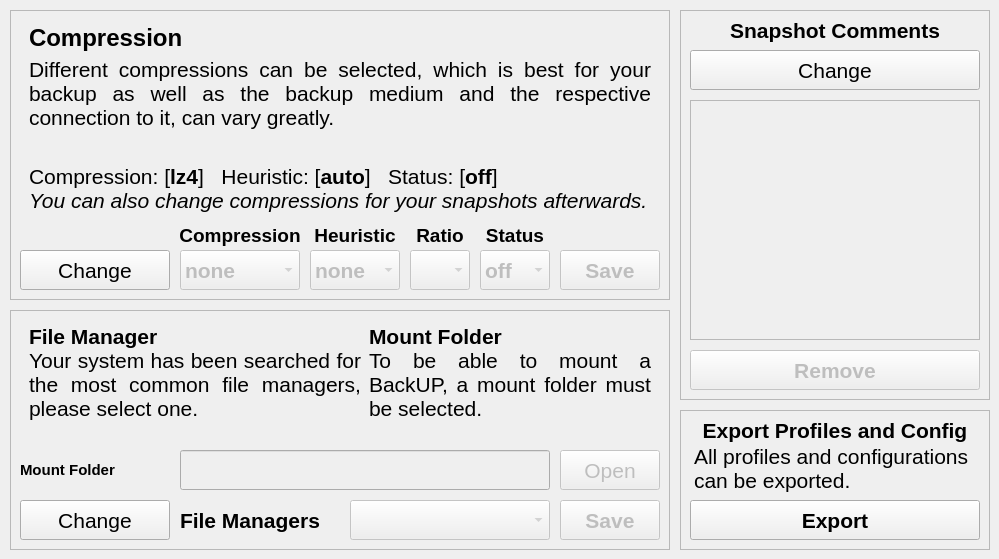
    <widget class="QWidget" name="Config">
     <attribute name="title">
      <string>&amp;Config</string>
     </attribute>
     <widget class="QLineEdit" name="test_Pack">
      <property name="enabled">
       <bool>false</bool>
      </property>
      <property name="geometry">
       <rect>
        <x>310</x>
        <y>-250</y>
        <width>270</width>
        <height>40</height>
       </rect>
      </property>
      <property name="font">
       <font>
        <pointsize>8</pointsize>
        <weight>75</weight>
        <bold>true</bold>
       </font>
      </property>
      <property name="styleSheet">
       <string notr="true"/>
      </property>
      <property name="readOnly">
       <bool>true</bool>
      </property>
     </widget>
     <widget class="QListWidget" name="Snapshot_Comments">
      <property name="enabled">
       <bool>false</bool>
      </property>
      <property name="geometry">
       <rect>
        <x>690</x>
        <y>100</y>
        <width>290</width>
        <height>240</height>
       </rect>
      </property>
      <property name="font">
       <font>
        <family>Monospace</family>
        <pointsize>16</pointsize>
        <weight>50</weight>
        <bold>false</bold>
       </font>
      </property>
      <property name="styleSheet">
       <string notr="true"/>
      </property>
      <property name="horizontalScrollBarPolicy">
       <enum>Qt::ScrollBarAlwaysOff</enum>
      </property>
     </widget>
     <widget class="QLabel" name="label_28">
      <property name="geometry">
       <rect>
        <x>690</x>
        <y>10</y>
        <width>290</width>
        <height>40</height>
       </rect>
      </property>
      <property name="font">
       <font>
        <pointsize>16</pointsize>
        <weight>75</weight>
        <bold>true</bold>
       </font>
      </property>
      <property name="styleSheet">
       <string notr="true"/>
      </property>
      <property name="text">
       <string>Snapshot Comments</string>
      </property>
      <property name="alignment">
       <set>Qt::AlignCenter</set>
      </property>
     </widget>
     <widget class="QPushButton" name="Remove_Comment">
      <property name="enabled">
       <bool>false</bool>
      </property>
      <property name="geometry">
       <rect>
        <x>690</x>
        <y>350</y>
        <width>290</width>
        <height>40</height>
       </rect>
      </property>
      <property name="font">
       <font>
        <pointsize>16</pointsize>
        <weight>75</weight>
        <bold>true</bold>
       </font>
      </property>
      <property name="styleSheet">
       <string notr="true"/>
      </property>
      <property name="text">
       <string>Remove</string>
      </property>
     </widget>
     <widget class="QPushButton" name="Change_3">
      <property name="enabled">
       <bool>true</bool>
      </property>
      <property name="geometry">
       <rect>
        <x>690</x>
        <y>50</y>
        <width>290</width>
        <height>40</height>
       </rect>
      </property>
      <property name="font">
       <font>
        <pointsize>16</pointsize>
        <weight>50</weight>
        <bold>false</bold>
       </font>
      </property>
      <property name="toolTip">
       <string/>
      </property>
      <property name="styleSheet">
       <string notr="true"/>
      </property>
      <property name="text">
       <string>Change</string>
      </property>
     </widget>
     <widget class="QFrame" name="frame_IN_set">
      <property name="geometry">
       <rect>
        <x>680</x>
        <y>10</y>
        <width>310</width>
        <height>390</height>
       </rect>
      </property>
      <property name="styleSheet">
       <string notr="true"/>
      </property>
      <property name="frameShape">
       <enum>QFrame::StyledPanel</enum>
      </property>
      <property name="frameShadow">
       <enum>QFrame::Raised</enum>
      </property>
     </widget>
     <widget class="QFrame" name="frame_IN_set_2">
      <property name="geometry">
       <rect>
        <x>680</x>
        <y>410</y>
        <width>310</width>
        <height>140</height>
       </rect>
      </property>
      <property name="styleSheet">
       <string notr="true"/>
      </property>
      <property name="frameShape">
       <enum>QFrame::StyledPanel</enum>
      </property>
      <property name="frameShadow">
       <enum>QFrame::Raised</enum>
      </property>
      <widget class="QPushButton" name="Export_Config">
       <property name="enabled">
        <bool>true</bool>
       </property>
       <property name="geometry">
        <rect>
         <x>10</x>
         <y>90</y>
         <width>290</width>
         <height>40</height>
        </rect>
       </property>
       <property name="font">
        <font>
         <pointsize>16</pointsize>
         <weight>75</weight>
         <bold>true</bold>
        </font>
       </property>
       <property name="styleSheet">
        <string notr="true"/>
       </property>
       <property name="text">
        <string>Export</string>
       </property>
      </widget>
      <widget class="QLabel" name="label_29">
       <property name="geometry">
        <rect>
         <x>10</x>
         <y>0</y>
         <width>290</width>
         <height>40</height>
        </rect>
       </property>
       <property name="font">
        <font>
         <pointsize>16</pointsize>
         <weight>75</weight>
         <bold>true</bold>
        </font>
       </property>
       <property name="styleSheet">
        <string notr="true"/>
       </property>
       <property name="text">
        <string>Export Profiles and Config</string>
       </property>
       <property name="alignment">
        <set>Qt::AlignCenter</set>
       </property>
      </widget>
      <widget class="QTextBrowser" name="textBrowser_16">
       <property name="geometry">
        <rect>
         <x>10</x>
         <y>30</y>
         <width>290</width>
         <height>60</height>
        </rect>
       </property>
       <property name="font">
        <font>
         <pointsize>12</pointsize>
         <weight>75</weight>
         <bold>true</bold>
        </font>
       </property>
       <property name="styleSheet">
        <string notr="true">background:rgba(0,0,0,0);</string>
       </property>
       <property name="frameShape">
        <enum>QFrame::NoFrame</enum>
       </property>
       <property name="frameShadow">
        <enum>QFrame::Raised</enum>
       </property>
       <property name="lineWidth">
        <number>0</number>
       </property>
       <property name="midLineWidth">
        <number>0</number>
       </property>
       <property name="verticalScrollBarPolicy">
        <enum>Qt::ScrollBarAlwaysOff</enum>
       </property>
       <property name="horizontalScrollBarPolicy">
        <enum>Qt::ScrollBarAlwaysOff</enum>
       </property>
       <property name="html">
        <string>&lt;!DOCTYPE HTML PUBLIC &quot;-//W3C//DTD HTML 4.0//EN&quot; &quot;http://www.w3.org/TR/REC-html40/strict.dtd&quot;&gt;
&lt;html&gt;&lt;head&gt;&lt;meta name=&quot;qrichtext&quot; content=&quot;1&quot; /&gt;&lt;style type=&quot;text/css&quot;&gt;
p, li { white-space: pre-wrap; }
&lt;/style&gt;&lt;/head&gt;&lt;body style=&quot; font-family:'Cantarell'; font-size:12pt; font-weight:600; font-style:normal;&quot;&gt;
&lt;p style=&quot; margin-top:0px; margin-bottom:0px; margin-left:0px; margin-right:0px; -qt-block-indent:0; text-indent:0px;&quot;&gt;&lt;span style=&quot; font-size:16pt; font-weight:400;&quot;&gt;All profiles and configurations can be exported.&lt;/span&gt;&lt;/p&gt;&lt;/body&gt;&lt;/html&gt;</string>
       </property>
      </widget>
      <zorder>Export_Config</zorder>
      <zorder>textBrowser_16</zorder>
      <zorder>label_29</zorder>
     </widget>
     <widget class="QFrame" name="frame_IN_set_4">
      <property name="geometry">
       <rect>
        <x>10</x>
        <y>310</y>
        <width>660</width>
        <height>240</height>
       </rect>
      </property>
      <property name="styleSheet">
       <string notr="true"/>
      </property>
      <property name="frameShape">
       <enum>QFrame::StyledPanel</enum>
      </property>
      <property name="frameShadow">
       <enum>QFrame::Raised</enum>
      </property>
      <widget class="QTextBrowser" name="textBrowser_11">
       <property name="geometry">
        <rect>
         <x>350</x>
         <y>10</y>
         <width>300</width>
         <height>120</height>
        </rect>
       </property>
       <property name="styleSheet">
        <string notr="true">background:rgba(0,0,0,0);</string>
       </property>
       <property name="frameShape">
        <enum>QFrame::NoFrame</enum>
       </property>
       <property name="frameShadow">
        <enum>QFrame::Raised</enum>
       </property>
       <property name="lineWidth">
        <number>0</number>
       </property>
       <property name="midLineWidth">
        <number>0</number>
       </property>
       <property name="verticalScrollBarPolicy">
        <enum>Qt::ScrollBarAlwaysOff</enum>
       </property>
       <property name="horizontalScrollBarPolicy">
        <enum>Qt::ScrollBarAlwaysOff</enum>
       </property>
       <property name="html">
        <string>&lt;!DOCTYPE HTML PUBLIC &quot;-//W3C//DTD HTML 4.0//EN&quot; &quot;http://www.w3.org/TR/REC-html40/strict.dtd&quot;&gt;
&lt;html&gt;&lt;head&gt;&lt;meta name=&quot;qrichtext&quot; content=&quot;1&quot; /&gt;&lt;style type=&quot;text/css&quot;&gt;
p, li { white-space: pre-wrap; }
&lt;/style&gt;&lt;/head&gt;&lt;body style=&quot; font-family:'Cantarell'; font-size:16pt; font-weight:600; font-style:normal;&quot;&gt;
&lt;p align=&quot;justify&quot; style=&quot; margin-top:0px; margin-bottom:5px; margin-left:5px; margin-right:5px; -qt-block-indent:0; text-indent:0px;&quot;&gt;&lt;span style=&quot; font-family:'Droid Sans Thai';&quot;&gt;Mount Folder&lt;br /&gt;&lt;/span&gt;&lt;span style=&quot; font-family:'Droid Sans Thai'; font-weight:400;&quot;&gt;To be able to mount a BackUP, a mount folder must be selected.&lt;/span&gt;&lt;/p&gt;&lt;/body&gt;&lt;/html&gt;</string>
       </property>
      </widget>
      <widget class="QTextBrowser" name="textBrowser_10">
       <property name="geometry">
        <rect>
         <x>10</x>
         <y>10</y>
         <width>350</width>
         <height>120</height>
        </rect>
       </property>
       <property name="styleSheet">
        <string notr="true">background:rgba(0,0,0,0);</string>
       </property>
       <property name="frameShape">
        <enum>QFrame::NoFrame</enum>
       </property>
       <property name="frameShadow">
        <enum>QFrame::Raised</enum>
       </property>
       <property name="lineWidth">
        <number>0</number>
       </property>
       <property name="midLineWidth">
        <number>0</number>
       </property>
       <property name="verticalScrollBarPolicy">
        <enum>Qt::ScrollBarAlwaysOff</enum>
       </property>
       <property name="horizontalScrollBarPolicy">
        <enum>Qt::ScrollBarAlwaysOff</enum>
       </property>
       <property name="html">
        <string>&lt;!DOCTYPE HTML PUBLIC &quot;-//W3C//DTD HTML 4.0//EN&quot; &quot;http://www.w3.org/TR/REC-html40/strict.dtd&quot;&gt;
&lt;html&gt;&lt;head&gt;&lt;meta name=&quot;qrichtext&quot; content=&quot;1&quot; /&gt;&lt;style type=&quot;text/css&quot;&gt;
p, li { white-space: pre-wrap; }
&lt;/style&gt;&lt;/head&gt;&lt;body style=&quot; font-family:'Cantarell'; font-size:16pt; font-weight:600; font-style:normal;&quot;&gt;
&lt;p align=&quot;justify&quot; style=&quot; margin-top:0px; margin-bottom:5px; margin-left:5px; margin-right:5px; -qt-block-indent:0; text-indent:0px;&quot;&gt;&lt;span style=&quot; font-family:'Droid Sans Thai';&quot;&gt;File Manager&lt;br /&gt;&lt;/span&gt;&lt;span style=&quot; font-family:'Droid Sans Thai'; font-weight:400;&quot;&gt;Your system has been searched for the most common file managers, please select one.&lt;/span&gt;&lt;/p&gt;&lt;/body&gt;&lt;/html&gt;</string>
       </property>
      </widget>
      <widget class="QPushButton" name="Change_2">
       <property name="enabled">
        <bool>true</bool>
       </property>
       <property name="geometry">
        <rect>
         <x>10</x>
         <y>190</y>
         <width>150</width>
         <height>40</height>
        </rect>
       </property>
       <property name="font">
        <font>
         <pointsize>16</pointsize>
         <weight>50</weight>
         <bold>false</bold>
        </font>
       </property>
       <property name="toolTip">
        <string/>
       </property>
       <property name="styleSheet">
        <string notr="true"/>
       </property>
       <property name="text">
        <string>Change</string>
       </property>
      </widget>
      <widget class="QLabel" name="label_25">
       <property name="geometry">
        <rect>
         <x>170</x>
         <y>190</y>
         <width>160</width>
         <height>40</height>
        </rect>
       </property>
       <property name="font">
        <font>
         <pointsize>16</pointsize>
         <weight>75</weight>
         <bold>true</bold>
        </font>
       </property>
       <property name="styleSheet">
        <string notr="true"/>
       </property>
       <property name="text">
        <string>File Managers</string>
       </property>
       <property name="alignment">
        <set>Qt::AlignLeading|Qt::AlignLeft|Qt::AlignVCenter</set>
       </property>
      </widget>
      <widget class="QLabel" name="label_26">
       <property name="geometry">
        <rect>
         <x>10</x>
         <y>140</y>
         <width>150</width>
         <height>40</height>
        </rect>
       </property>
       <property name="font">
        <font>
         <pointsize>11</pointsize>
         <weight>75</weight>
         <bold>true</bold>
        </font>
       </property>
       <property name="styleSheet">
        <string notr="true"/>
       </property>
       <property name="text">
        <string>Mount Folder</string>
       </property>
       <property name="alignment">
        <set>Qt::AlignLeading|Qt::AlignLeft|Qt::AlignVCenter</set>
       </property>
      </widget>
      <widget class="QComboBox" name="avaiable_File_Managers">
       <property name="enabled">
        <bool>false</bool>
       </property>
       <property name="geometry">
        <rect>
         <x>340</x>
         <y>190</y>
         <width>200</width>
         <height>40</height>
        </rect>
       </property>
       <property name="toolTip">
        <string/>
       </property>
       <property name="styleSheet">
        <string notr="true"/>
       </property>
      </widget>
      <widget class="QLineEdit" name="pathInfo_4">
       <property name="enabled">
        <bool>false</bool>
       </property>
       <property name="geometry">
        <rect>
         <x>170</x>
         <y>140</y>
         <width>370</width>
         <height>40</height>
        </rect>
       </property>
       <property name="font">
        <font>
         <pointsize>16</pointsize>
         <weight>75</weight>
         <bold>true</bold>
        </font>
       </property>
       <property name="styleSheet">
        <string notr="true"/>
       </property>
       <property name="text">
        <string/>
       </property>
       <property name="readOnly">
        <bool>true</bool>
       </property>
      </widget>
      <widget class="QPushButton" name="Open_Mount_Folder">
       <property name="enabled">
        <bool>false</bool>
       </property>
       <property name="geometry">
        <rect>
         <x>550</x>
         <y>140</y>
         <width>100</width>
         <height>40</height>
        </rect>
       </property>
       <property name="font">
        <font>
         <pointsize>16</pointsize>
         <weight>50</weight>
         <bold>false</bold>
        </font>
       </property>
       <property name="toolTip">
        <string>&lt;html&gt;&lt;head/&gt;&lt;body&gt;&lt;p&gt;Select a folder.&lt;/p&gt;&lt;/body&gt;&lt;/html&gt;</string>
       </property>
       <property name="styleSheet">
        <string notr="true"/>
       </property>
       <property name="text">
        <string>Open</string>
       </property>
      </widget>
      <widget class="QPushButton" name="Save_Mount_Config">
       <property name="enabled">
        <bool>false</bool>
       </property>
       <property name="geometry">
        <rect>
         <x>550</x>
         <y>190</y>
         <width>100</width>
         <height>40</height>
        </rect>
       </property>
       <property name="font">
        <font>
         <pointsize>16</pointsize>
         <weight>75</weight>
         <bold>true</bold>
        </font>
       </property>
       <property name="styleSheet">
        <string notr="true"/>
       </property>
       <property name="text">
        <string>Save</string>
       </property>
      </widget>
     </widget>
     <widget class="QFrame" name="frame_IN_set_5">
      <property name="geometry">
       <rect>
        <x>10</x>
        <y>10</y>
        <width>660</width>
        <height>290</height>
       </rect>
      </property>
      <property name="styleSheet">
       <string notr="true"/>
      </property>
      <property name="frameShape">
       <enum>QFrame::StyledPanel</enum>
      </property>
      <property name="frameShadow">
       <enum>QFrame::Raised</enum>
      </property>
      <widget class="QPushButton" name="Change">
       <property name="enabled">
        <bool>true</bool>
       </property>
       <property name="geometry">
        <rect>
         <x>10</x>
         <y>240</y>
         <width>150</width>
         <height>40</height>
        </rect>
       </property>
       <property name="font">
        <font>
         <pointsize>16</pointsize>
         <weight>50</weight>
         <bold>false</bold>
        </font>
       </property>
       <property name="toolTip">
        <string/>
       </property>
       <property name="styleSheet">
        <string notr="true"/>
       </property>
       <property name="text">
        <string>Change</string>
       </property>
      </widget>
      <widget class="QComboBox" name="Compression_Type">
       <property name="enabled">
        <bool>false</bool>
       </property>
       <property name="geometry">
        <rect>
         <x>170</x>
         <y>240</y>
         <width>120</width>
         <height>40</height>
        </rect>
       </property>
       <property name="font">
        <font>
         <pointsize>16</pointsize>
         <weight>75</weight>
         <bold>true</bold>
        </font>
       </property>
       <property name="toolTip">
        <string>&lt;html&gt;&lt;head/&gt;&lt;body&gt;&lt;p&gt;&lt;span style=&quot; font-family:'Inconsolata,monospace'; font-size:10pt; color:#000000;&quot;&gt;Compression Options&lt;/span&gt;&lt;/p&gt;&lt;p&gt;&lt;span style=&quot; font-family:'Inconsolata,monospace'; font-weight:400; color:#000000;&quot;&gt;Compression is lz4 by default. If you want something else, you have to specify what you want.&lt;/span&gt;&lt;/p&gt;&lt;/body&gt;&lt;/html&gt;</string>
       </property>
       <property name="styleSheet">
        <string notr="true"/>
       </property>
       <item>
        <property name="text">
         <string>none</string>
        </property>
       </item>
       <item>
        <property name="text">
         <string>lz4</string>
        </property>
       </item>
       <item>
        <property name="text">
         <string>zstd</string>
        </property>
       </item>
       <item>
        <property name="text">
         <string>zlib</string>
        </property>
       </item>
       <item>
        <property name="text">
         <string>lzmb</string>
        </property>
       </item>
      </widget>
      <widget class="QComboBox" name="Compression_none_auto">
       <property name="enabled">
        <bool>false</bool>
       </property>
       <property name="geometry">
        <rect>
         <x>300</x>
         <y>240</y>
         <width>90</width>
         <height>40</height>
        </rect>
       </property>
       <property name="font">
        <font>
         <pointsize>16</pointsize>
         <weight>75</weight>
         <bold>true</bold>
        </font>
       </property>
       <property name="toolTip">
        <string>&lt;html&gt;&lt;head/&gt;&lt;body&gt;&lt;p&gt;&lt;span style=&quot; font-family:'Inconsolata,monospace'; font-size:10pt; color:#000000;&quot;&gt;Heuristic Mode&lt;/span&gt;&lt;/p&gt;&lt;p&gt;&lt;span style=&quot; font-family:'Inconsolata,monospace'; font-weight:400; color:#000000;&quot;&gt;Use a built-in heuristic to decide per chunk whether to compress or not. The heuristic tries with lz4 whether the data is compressible. For incompressible data, it will not use compression (uses &amp;quot;none&amp;quot;).&lt;/span&gt;&lt;/p&gt;&lt;/body&gt;&lt;/html&gt;</string>
       </property>
       <property name="styleSheet">
        <string notr="true"/>
       </property>
       <item>
        <property name="text">
         <string>none</string>
        </property>
       </item>
       <item>
        <property name="text">
         <string>auto</string>
        </property>
       </item>
      </widget>
      <widget class="QComboBox" name="Compression_Type_Value">
       <property name="enabled">
        <bool>false</bool>
       </property>
       <property name="geometry">
        <rect>
         <x>400</x>
         <y>240</y>
         <width>60</width>
         <height>40</height>
        </rect>
       </property>
       <property name="font">
        <font>
         <pointsize>16</pointsize>
         <weight>75</weight>
         <bold>true</bold>
        </font>
       </property>
       <property name="toolTip">
        <string>&lt;html&gt;&lt;head/&gt;&lt;body&gt;&lt;p&gt;&lt;span style=&quot; font-family:'Inconsolata,monospace'; font-size:10pt; color:#000000;&quot;&gt;Compression is lz4 by default. If you want something else, you have to specify what you want.&lt;/span&gt;&lt;/p&gt;&lt;p&gt;&lt;span style=&quot; font-family:'Inconsolata,monospace'; color:#000000; vertical-align:top;&quot;&gt;none = &lt;/span&gt;&lt;span style=&quot; font-family:'Inconsolata,monospace'; font-weight:400; color:#000000; vertical-align:top;&quot;&gt;Do not compress.&lt;/span&gt;&lt;/p&gt;&lt;p&gt;&lt;span style=&quot; font-family:'Inconsolata,monospace'; color:#000000; vertical-align:top;&quot;&gt;lz4 = &lt;/span&gt;&lt;span style=&quot; font-family:'Inconsolata,monospace'; font-weight:400; color:#000000; vertical-align:top;&quot;&gt;Use lz4 compression. Very high speed, very low compression. (default)&lt;/span&gt;&lt;/p&gt;&lt;p&gt;&lt;span style=&quot; font-family:'Inconsolata,monospace'; color:#000000; vertical-align:top;&quot;&gt;zstd[,L] = &lt;/span&gt;&lt;span style=&quot; font-family:'Inconsolata,monospace'; font-weight:400; color:#000000; vertical-align:top;&quot;&gt;Use zstd (&amp;quot;zstandard&amp;quot;) compression, a modern wide-range algorithm. If you do not explicitely give the compression level L (ranging from 1 to 22), it will use level 3. Archives compressed with zstd are not compatible with borg &amp;lt; 1.1.4.&lt;/span&gt;&lt;/p&gt;&lt;p&gt;&lt;span style=&quot; font-family:'Inconsolata,monospace'; color:#000000; vertical-align:top;&quot;&gt;zlib[,L] = &lt;/span&gt;&lt;span style=&quot; font-family:'Inconsolata,monospace'; font-weight:400; color:#000000; vertical-align:top;&quot;&gt;Use zlib (&amp;quot;gz&amp;quot;) compression. Medium speed, medium compression. If you do not explicitely give the compression level L (ranging from 0 to 9), it will use level 6. Giving level 0 (means &amp;quot;no compression&amp;quot;, but still has zlib protocol overhead) is usually pointless, you better use &amp;quot;none&amp;quot; compression.&lt;/span&gt;&lt;/p&gt;&lt;p&gt;&lt;span style=&quot; font-family:'Inconsolata,monospace'; color:#000000; vertical-align:top;&quot;&gt;lzma[,L] = &lt;/span&gt;&lt;span style=&quot; font-family:'Inconsolata,monospace'; font-weight:400; color:#000000; vertical-align:top;&quot;&gt;Use lzma (&amp;quot;xz&amp;quot;) compression. Low speed, high compression. If you do not explicitely give the compression level L (ranging from 0 to 9), it will use level 6. Giving levels above 6 is pointless and counterproductive because it does not compress better due to the buffer size used by borg - but it wastes lots of CPU cycles and RAM.&lt;/span&gt;&lt;/p&gt;&lt;/body&gt;&lt;/html&gt;</string>
       </property>
       <property name="styleSheet">
        <string notr="true"/>
       </property>
      </widget>
      <widget class="QComboBox" name="Status">
       <property name="enabled">
        <bool>false</bool>
       </property>
       <property name="geometry">
        <rect>
         <x>470</x>
         <y>240</y>
         <width>70</width>
         <height>40</height>
        </rect>
       </property>
       <property name="font">
        <font>
         <pointsize>16</pointsize>
         <weight>75</weight>
         <bold>true</bold>
        </font>
       </property>
       <property name="toolTip">
        <string>&lt;html&gt;&lt;head/&gt;&lt;body&gt;&lt;p&gt;&lt;span style=&quot; font-family:'Inconsolata,monospace'; font-size:10pt; color:#000000;&quot;&gt;Extended status information&lt;/span&gt;&lt;/p&gt;&lt;p&gt;&lt;span style=&quot; font-family:'Inconsolata,monospace'; color:#000000; vertical-align:top;&quot;&gt;on = &lt;/span&gt;&lt;span style=&quot; font-family:'Inconsolata,monospace'; font-weight:400; color:#000000; vertical-align:top;&quot;&gt;Display complete status information from BackUP when BORG BackUP GUI is started from the command line.&lt;/span&gt;&lt;/p&gt;&lt;/body&gt;&lt;/html&gt;</string>
       </property>
       <property name="styleSheet">
        <string notr="true"/>
       </property>
       <item>
        <property name="text">
         <string>off</string>
        </property>
       </item>
       <item>
        <property name="text">
         <string>on</string>
        </property>
       </item>
      </widget>
      <widget class="QPushButton" name="Save_Compression_Config">
       <property name="enabled">
        <bool>false</bool>
       </property>
       <property name="geometry">
        <rect>
         <x>550</x>
         <y>240</y>
         <width>100</width>
         <height>40</height>
        </rect>
       </property>
       <property name="font">
        <font>
         <pointsize>16</pointsize>
         <weight>75</weight>
         <bold>true</bold>
        </font>
       </property>
       <property name="styleSheet">
        <string notr="true"/>
       </property>
       <property name="text">
        <string>Save</string>
       </property>
      </widget>
      <widget class="QLabel" name="label_24">
       <property name="geometry">
        <rect>
         <x>470</x>
         <y>210</y>
         <width>70</width>
         <height>30</height>
        </rect>
       </property>
       <property name="font">
        <font>
         <pointsize>14</pointsize>
         <weight>75</weight>
         <bold>true</bold>
        </font>
       </property>
       <property name="styleSheet">
        <string notr="true"/>
       </property>
       <property name="text">
        <string>Status</string>
       </property>
       <property name="alignment">
        <set>Qt::AlignCenter</set>
       </property>
      </widget>
      <widget class="QLabel" name="label_23">
       <property name="geometry">
        <rect>
         <x>400</x>
         <y>210</y>
         <width>60</width>
         <height>30</height>
        </rect>
       </property>
       <property name="font">
        <font>
         <pointsize>14</pointsize>
         <weight>75</weight>
         <bold>true</bold>
        </font>
       </property>
       <property name="styleSheet">
        <string notr="true"/>
       </property>
       <property name="text">
        <string>Ratio</string>
       </property>
       <property name="alignment">
        <set>Qt::AlignCenter</set>
       </property>
      </widget>
      <widget class="QLabel" name="label_22">
       <property name="geometry">
        <rect>
         <x>290</x>
         <y>210</y>
         <width>110</width>
         <height>30</height>
        </rect>
       </property>
       <property name="font">
        <font>
         <pointsize>14</pointsize>
         <weight>75</weight>
         <bold>true</bold>
        </font>
       </property>
       <property name="styleSheet">
        <string notr="true"/>
       </property>
       <property name="text">
        <string>Heuristic</string>
       </property>
       <property name="alignment">
        <set>Qt::AlignCenter</set>
       </property>
      </widget>
      <widget class="QLabel" name="label_21">
       <property name="geometry">
        <rect>
         <x>160</x>
         <y>210</y>
         <width>140</width>
         <height>30</height>
        </rect>
       </property>
       <property name="font">
        <font>
         <pointsize>14</pointsize>
         <weight>75</weight>
         <bold>true</bold>
        </font>
       </property>
       <property name="styleSheet">
        <string notr="true"/>
       </property>
       <property name="text">
        <string>Compression</string>
       </property>
       <property name="alignment">
        <set>Qt::AlignCenter</set>
       </property>
      </widget>
      <widget class="QTextBrowser" name="textBrowser_12">
       <property name="geometry">
        <rect>
         <x>10</x>
         <y>150</y>
         <width>640</width>
         <height>70</height>
        </rect>
       </property>
       <property name="styleSheet">
        <string notr="true">background:rgba(0,0,0,0);</string>
       </property>
       <property name="frameShape">
        <enum>QFrame::NoFrame</enum>
       </property>
       <property name="frameShadow">
        <enum>QFrame::Raised</enum>
       </property>
       <property name="lineWidth">
        <number>0</number>
       </property>
       <property name="midLineWidth">
        <number>0</number>
       </property>
       <property name="verticalScrollBarPolicy">
        <enum>Qt::ScrollBarAlwaysOff</enum>
       </property>
       <property name="horizontalScrollBarPolicy">
        <enum>Qt::ScrollBarAlwaysOff</enum>
       </property>
       <property name="html">
        <string>&lt;!DOCTYPE HTML PUBLIC &quot;-//W3C//DTD HTML 4.0//EN&quot; &quot;http://www.w3.org/TR/REC-html40/strict.dtd&quot;&gt;
&lt;html&gt;&lt;head&gt;&lt;meta name=&quot;qrichtext&quot; content=&quot;1&quot; /&gt;&lt;style type=&quot;text/css&quot;&gt;
p, li { white-space: pre-wrap; }
&lt;/style&gt;&lt;/head&gt;&lt;body style=&quot; font-family:'Cantarell'; font-size:16pt; font-weight:600; font-style:normal;&quot;&gt;
&lt;p align=&quot;justify&quot; style=&quot; margin-top:0px; margin-bottom:5px; margin-left:5px; margin-right:5px; -qt-block-indent:0; text-indent:0px;&quot;&gt;&lt;span style=&quot; font-family:'Droid Sans Thai'; font-weight:400;&quot;&gt;Compression: [&lt;/span&gt;&lt;span style=&quot; font-family:'Droid Sans Thai';&quot;&gt;lz4&lt;/span&gt;&lt;span style=&quot; font-family:'Droid Sans Thai'; font-weight:400;&quot;&gt;]&lt;/span&gt;&lt;span style=&quot; font-family:'Droid Sans Thai';&quot;&gt;   &lt;/span&gt;&lt;span style=&quot; font-family:'Droid Sans Thai'; font-weight:400;&quot;&gt;Heuristic: [&lt;/span&gt;&lt;span style=&quot; font-family:'Droid Sans Thai';&quot;&gt;auto&lt;/span&gt;&lt;span style=&quot; font-family:'Droid Sans Thai'; font-weight:400;&quot;&gt;]   Status: [&lt;/span&gt;&lt;span style=&quot; font-family:'Droid Sans Thai';&quot;&gt;off&lt;/span&gt;&lt;span style=&quot; font-family:'Droid Sans Thai'; font-weight:400;&quot;&gt;]&lt;br /&gt;&lt;/span&gt;&lt;span style=&quot; font-family:'Droid Sans Thai'; font-weight:400; font-style:italic;&quot;&gt;You can also change compressions for your snapshots afterwards.&lt;/span&gt;&lt;/p&gt;&lt;/body&gt;&lt;/html&gt;</string>
       </property>
      </widget>
      <widget class="QTextBrowser" name="textBrowser_5">
       <property name="geometry">
        <rect>
         <x>10</x>
         <y>10</y>
         <width>640</width>
         <height>130</height>
        </rect>
       </property>
       <property name="styleSheet">
        <string notr="true">background:rgba(0,0,0,0);</string>
       </property>
       <property name="frameShape">
        <enum>QFrame::NoFrame</enum>
       </property>
       <property name="frameShadow">
        <enum>QFrame::Raised</enum>
       </property>
       <property name="lineWidth">
        <number>0</number>
       </property>
       <property name="midLineWidth">
        <number>0</number>
       </property>
       <property name="verticalScrollBarPolicy">
        <enum>Qt::ScrollBarAlwaysOff</enum>
       </property>
       <property name="horizontalScrollBarPolicy">
        <enum>Qt::ScrollBarAlwaysOff</enum>
       </property>
       <property name="html">
        <string>&lt;!DOCTYPE HTML PUBLIC &quot;-//W3C//DTD HTML 4.0//EN&quot; &quot;http://www.w3.org/TR/REC-html40/strict.dtd&quot;&gt;
&lt;html&gt;&lt;head&gt;&lt;meta name=&quot;qrichtext&quot; content=&quot;1&quot; /&gt;&lt;style type=&quot;text/css&quot;&gt;
p, li { white-space: pre-wrap; }
&lt;/style&gt;&lt;/head&gt;&lt;body style=&quot; font-family:'Cantarell'; font-size:16pt; font-weight:600; font-style:normal;&quot;&gt;
&lt;p align=&quot;justify&quot; style=&quot; margin-top:0px; margin-bottom:5px; margin-left:5px; margin-right:5px; -qt-block-indent:0; text-indent:0px;&quot;&gt;&lt;span style=&quot; font-family:'Droid Sans Thai'; font-size:18pt;&quot;&gt;Compression&lt;/span&gt;&lt;/p&gt;
&lt;p align=&quot;justify&quot; style=&quot; margin-top:0px; margin-bottom:5px; margin-left:5px; margin-right:5px; -qt-block-indent:0; text-indent:0px;&quot;&gt;&lt;span style=&quot; font-family:'Droid Sans Thai'; font-weight:400;&quot;&gt;Different compressions can be selected, which is best for your backup as well as the backup medium and the respective connection to it, can vary greatly. &lt;/span&gt;&lt;/p&gt;&lt;/body&gt;&lt;/html&gt;</string>
       </property>
      </widget>
      <zorder>textBrowser_12</zorder>
      <zorder>textBrowser_5</zorder>
      <zorder>Change</zorder>
      <zorder>Compression_Type</zorder>
      <zorder>Compression_none_auto</zorder>
      <zorder>Compression_Type_Value</zorder>
      <zorder>Status</zorder>
      <zorder>Save_Compression_Config</zorder>
      <zorder>label_24</zorder>
      <zorder>label_23</zorder>
      <zorder>label_22</zorder>
      <zorder>label_21</zorder>
     </widget>
     <zorder>frame_IN_set_4</zorder>
     <zorder>frame_IN_set</zorder>
     <zorder>test_Pack</zorder>
     <zorder>Snapshot_Comments</zorder>
     <zorder>label_28</zorder>
     <zorder>Remove_Comment</zorder>
     <zorder>Change_3</zorder>
     <zorder>frame_IN_set_2</zorder>
     <zorder>frame_IN_set_5</zorder>
    </widget>
